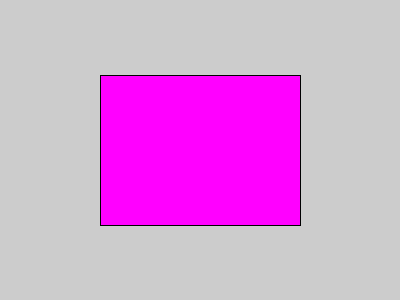
Frame 1 (no input)
Frame 60 (the mouse pressed at the canvas centre just before this capture): identical to frame 1, image omitted
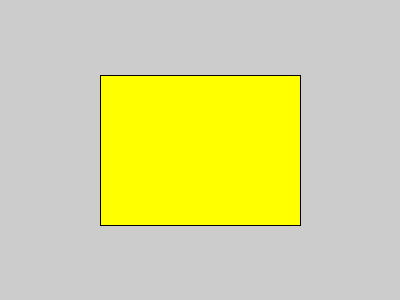
Frame 120 (the mouse held since frame 60 and released just before this capture)

The Processing sketch that drew these frames (run headless with seeded random() and noise(); from frame 60 on, the mouse is pressed at the canvas centre):

// Processing sketch: PrototypingQuitButton
// ── PrototypingQuitButton.pde
//Global Variables
int appWidth, appHeight;
String landscape, portrait, displayOrientation;
float quitButtonX, quitButtonY, quitButtonWidth, quitButtonHeight;
color yellow=#FFFF00, purple=#FF00FF, resetWhite=#FFFFFF, buttonColour; //Notice NightMode Blue Values
//
void setup() {
  size (400, 300); //fullScreen(), displayWidth, displayHeight
  //Landscape, not portrait nor square
  //
  //Note: start with local variables until feedback is in draw(), then Global Variables
  landscape = "You are good to go!";
  portrait = "Bruh, turn your phun!";
  displayOrientation = ( width >= height ) ? landscape : portrait ;
  if ( displayOrientation==portrait ) println ( displayOrientation ); //Portrait Display Orientation
  if ( displayOrientation==landscape ) appWidth = width; //option displayWidth
  if ( displayOrientation==landscape ) appHeight = height; //option displayHeight
  //
  //Population
  //Note: variables similar to Face Rect() on Measles
  int smallerDisplayDimension = appHeight;
  int canvasCenter = smallerDisplayDimension*1/2; //thinking experiment
  quitButtonX = (appWidth*1/2) - appWidth*1/4; //1/4 on one-half, 1/4 on other half
  quitButtonY = canvasCenter - appHeight*1/4;
  quitButtonWidth = appWidth*1/2;
  quitButtonHeight = appHeight*1/2;
}//End setup
//
void draw()
{
  //Display Orientation Feedback, works better if feedback to CANVAS
  if ( displayOrientation==portrait ) println ( displayOrientation ); //Portrait Display Orientation
  // Will need to rerun the appWidth & appHeight code here
  //(separate void, 2nd reason to create subprograms is "copy and paste lines of code")
  //
  //Hover-Over effect
  if ( mouseX>quitButtonX && mouseX<quitButtonX+quitButtonWidth && mouseY>quitButtonY && mouseY<quitButtonY+quitButtonHeight ) {
    buttonColour = yellow; 
  } else {
    buttonColour = purple;
  }//End Hover-Over Effect
  //
  fill(buttonColour);
  rect ( quitButtonX, quitButtonY, quitButtonWidth, quitButtonHeight );
  fill(resetWhite);
}//End draw
//
void keyPressed()
{
  //Quit KeyBoard Button
  if ( key=='Q' || key=='q' ) exit(); //Key Board is separated on key-variables: key & keyCode
  //
}//End keyPressed
//
void mousePressed() {
}//End mousePressed
//
//End Main Program or Driver
